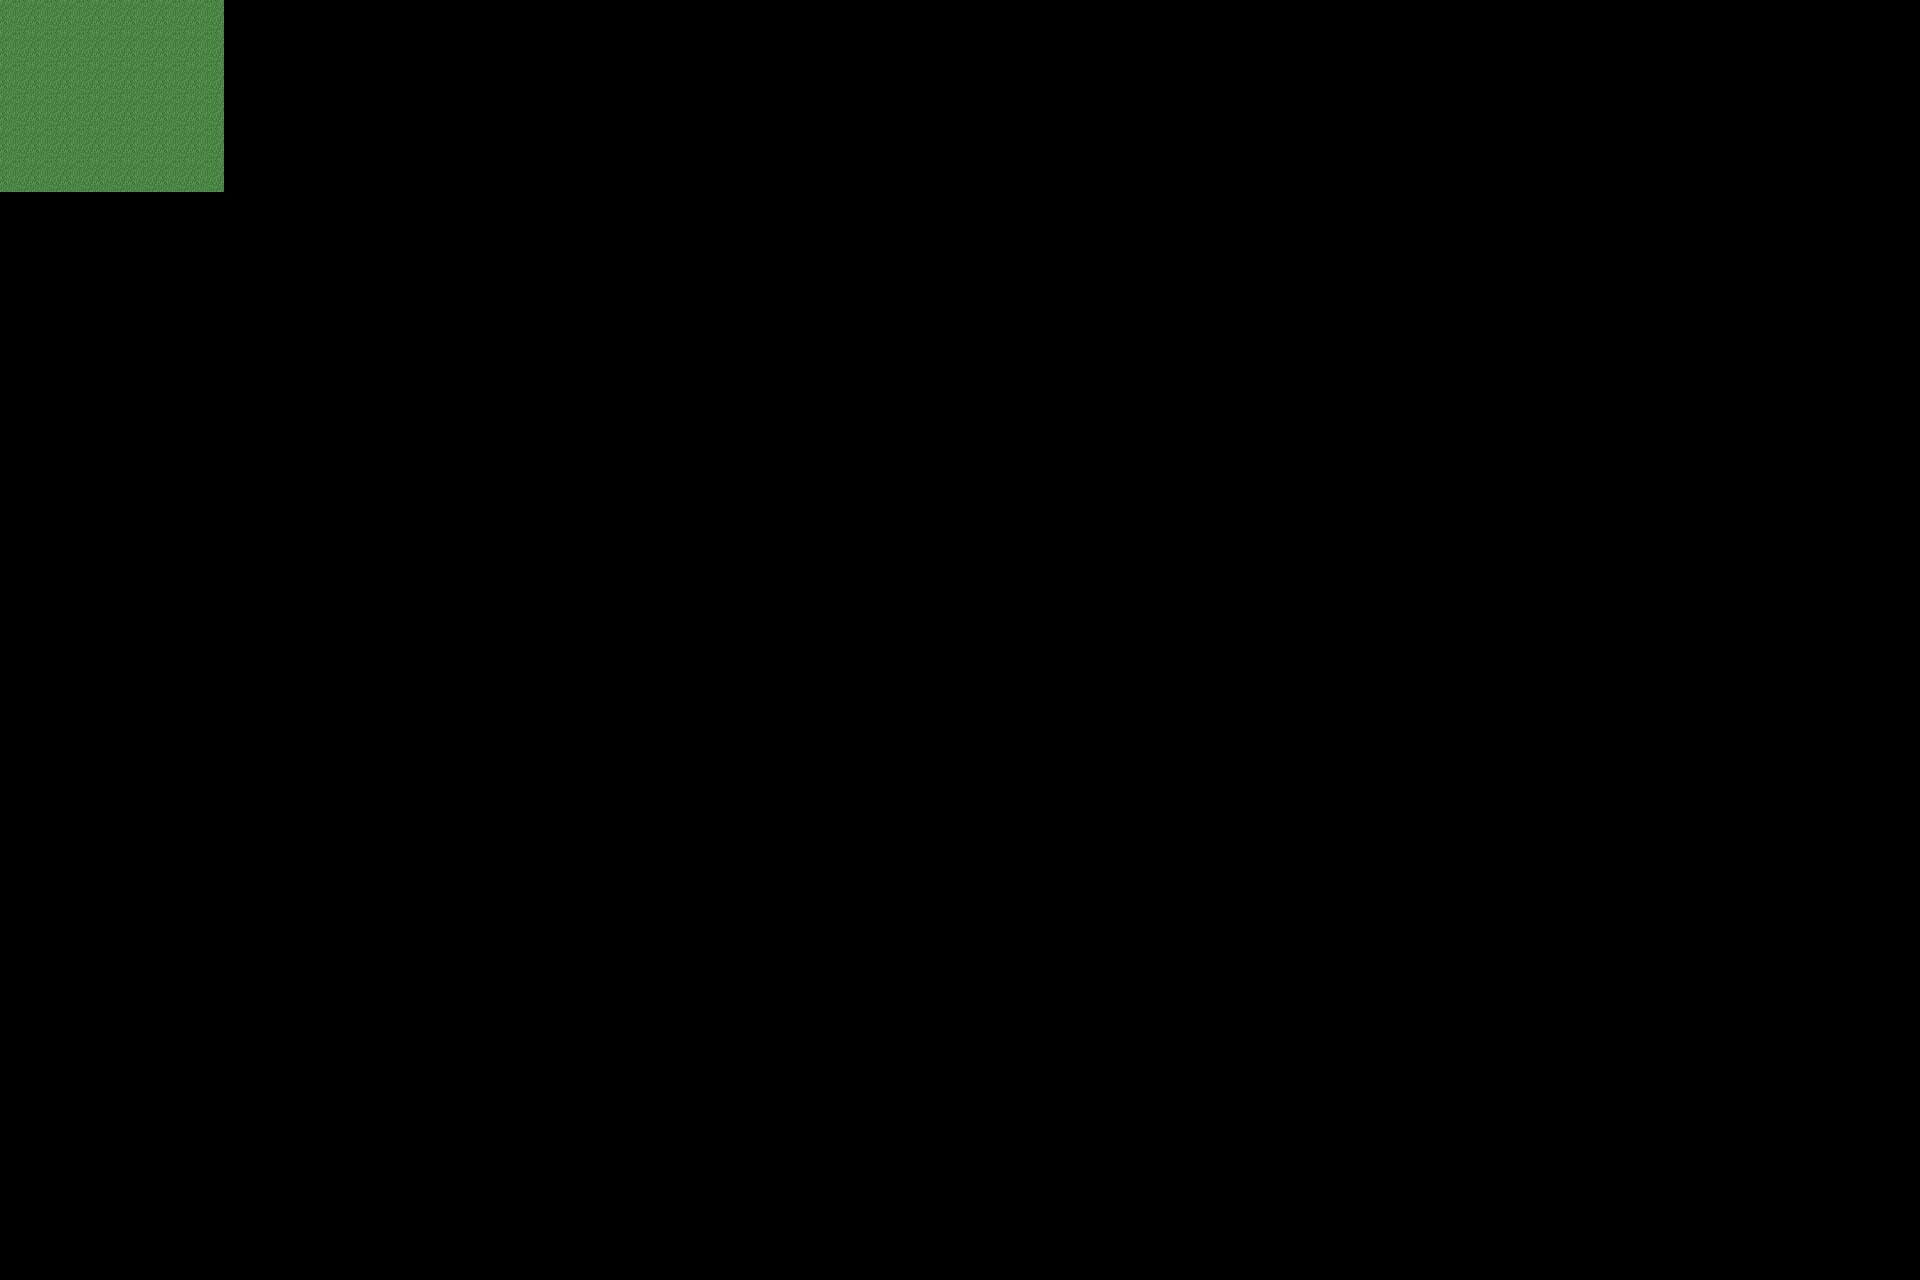

A 2D game scene composited from a Tiled map and its tileset images. What follows is a short description and the map's XML, with every tile layer's data as written:
An orthogonal 60x40 tile map with 32x32 px tiles, 1 tile layer (图块层 1).

<map version="1.10" tiledversion="1.10.1" orientation="orthogonal" renderorder="right-down" width="60" height="40" tilewidth="32" tileheight="32" infinite="0" nextlayerid="2" nextobjectid="1">
 <tileset firstgid="1" source="map1.tsx" />
 <layer id="1" name="图块层 1" width="60" height="40">
  <data encoding="csv">
1,1,1,1,1,1,1,0,0,0,0,0,0,0,0,0,0,0,0,0,0,0,0,0,0,0,0,0,0,0,0,0,0,0,0,0,0,0,0,0,0,0,0,0,0,0,0,0,0,0,0,0,0,0,0,0,0,0,0,0,
1,1,1,1,1,1,1,0,0,0,0,0,0,0,0,0,0,0,0,0,0,0,0,0,0,0,0,0,0,0,0,0,0,0,0,0,0,0,0,0,0,0,0,0,0,0,0,0,0,0,0,0,0,0,0,0,0,0,0,0,
1,1,1,1,1,1,1,0,0,0,0,0,0,0,0,0,0,0,0,0,0,0,0,0,0,0,0,0,0,0,0,0,0,0,0,0,0,0,0,0,0,0,0,0,0,0,0,0,0,0,0,0,0,0,0,0,0,0,0,0,
1,1,1,1,1,1,1,0,0,0,0,0,0,0,0,0,0,0,0,0,0,0,0,0,0,0,0,0,0,0,0,0,0,0,0,0,0,0,0,0,0,0,0,0,0,0,0,0,0,0,0,0,0,0,0,0,0,0,0,0,
1,1,1,1,1,1,1,0,0,0,0,0,0,0,0,0,0,0,0,0,0,0,0,0,0,0,0,0,0,0,0,0,0,0,0,0,0,0,0,0,0,0,0,0,0,0,0,0,0,0,0,0,0,0,0,0,0,0,0,0,
1,1,1,1,1,1,1,0,0,0,0,0,0,0,0,0,0,0,0,0,0,0,0,0,0,0,0,0,0,0,0,0,0,0,0,0,0,0,0,0,0,0,0,0,0,0,0,0,0,0,0,0,0,0,0,0,0,0,0,0,
0,0,0,0,0,0,0,0,0,0,0,0,0,0,0,0,0,0,0,0,0,0,0,0,0,0,0,0,0,0,0,0,0,0,0,0,0,0,0,0,0,0,0,0,0,0,0,0,0,0,0,0,0,0,0,0,0,0,0,0,
0,0,0,0,0,0,0,0,0,0,0,0,0,0,0,0,0,0,0,0,0,0,0,0,0,0,0,0,0,0,0,0,0,0,0,0,0,0,0,0,0,0,0,0,0,0,0,0,0,0,0,0,0,0,0,0,0,0,0,0,
0,0,0,0,0,0,0,0,0,0,0,0,0,0,0,0,0,0,0,0,0,0,0,0,0,0,0,0,0,0,0,0,0,0,0,0,0,0,0,0,0,0,0,0,0,0,0,0,0,0,0,0,0,0,0,0,0,0,0,0,
0,0,0,0,0,0,0,0,0,0,0,0,0,0,0,0,0,0,0,0,0,0,0,0,0,0,0,0,0,0,0,0,0,0,0,0,0,0,0,0,0,0,0,0,0,0,0,0,0,0,0,0,0,0,0,0,0,0,0,0,
0,0,0,0,0,0,0,0,0,0,0,0,0,0,0,0,0,0,0,0,0,0,0,0,0,0,0,0,0,0,0,0,0,0,0,0,0,0,0,0,0,0,0,0,0,0,0,0,0,0,0,0,0,0,0,0,0,0,0,0,
0,0,0,0,0,0,0,0,0,0,0,0,0,0,0,0,0,0,0,0,0,0,0,0,0,0,0,0,0,0,0,0,0,0,0,0,0,0,0,0,0,0,0,0,0,0,0,0,0,0,0,0,0,0,0,0,0,0,0,0,
0,0,0,0,0,0,0,0,0,0,0,0,0,0,0,0,0,0,0,0,0,0,0,0,0,0,0,0,0,0,0,0,0,0,0,0,0,0,0,0,0,0,0,0,0,0,0,0,0,0,0,0,0,0,0,0,0,0,0,0,
0,0,0,0,0,0,0,0,0,0,0,0,0,0,0,0,0,0,0,0,0,0,0,0,0,0,0,0,0,0,0,0,0,0,0,0,0,0,0,0,0,0,0,0,0,0,0,0,0,0,0,0,0,0,0,0,0,0,0,0,
0,0,0,0,0,0,0,0,0,0,0,0,0,0,0,0,0,0,0,0,0,0,0,0,0,0,0,0,0,0,0,0,0,0,0,0,0,0,0,0,0,0,0,0,0,0,0,0,0,0,0,0,0,0,0,0,0,0,0,0,
0,0,0,0,0,0,0,0,0,0,0,0,0,0,0,0,0,0,0,0,0,0,0,0,0,0,0,0,0,0,0,0,0,0,0,0,0,0,0,0,0,0,0,0,0,0,0,0,0,0,0,0,0,0,0,0,0,0,0,0,
0,0,0,0,0,0,0,0,0,0,0,0,0,0,0,0,0,0,0,0,0,0,0,0,0,0,0,0,0,0,0,0,0,0,0,0,0,0,0,0,0,0,0,0,0,0,0,0,0,0,0,0,0,0,0,0,0,0,0,0,
0,0,0,0,0,0,0,0,0,0,0,0,0,0,0,0,0,0,0,0,0,0,0,0,0,0,0,0,0,0,0,0,0,0,0,0,0,0,0,0,0,0,0,0,0,0,0,0,0,0,0,0,0,0,0,0,0,0,0,0,
0,0,0,0,0,0,0,0,0,0,0,0,0,0,0,0,0,0,0,0,0,0,0,0,0,0,0,0,0,0,0,0,0,0,0,0,0,0,0,0,0,0,0,0,0,0,0,0,0,0,0,0,0,0,0,0,0,0,0,0,
0,0,0,0,0,0,0,0,0,0,0,0,0,0,0,0,0,0,0,0,0,0,0,0,0,0,0,0,0,0,0,0,0,0,0,0,0,0,0,0,0,0,0,0,0,0,0,0,0,0,0,0,0,0,0,0,0,0,0,0,
0,0,0,0,0,0,0,0,0,0,0,0,0,0,0,0,0,0,0,0,0,0,0,0,0,0,0,0,0,0,0,0,0,0,0,0,0,0,0,0,0,0,0,0,0,0,0,0,0,0,0,0,0,0,0,0,0,0,0,0,
0,0,0,0,0,0,0,0,0,0,0,0,0,0,0,0,0,0,0,0,0,0,0,0,0,0,0,0,0,0,0,0,0,0,0,0,0,0,0,0,0,0,0,0,0,0,0,0,0,0,0,0,0,0,0,0,0,0,0,0,
0,0,0,0,0,0,0,0,0,0,0,0,0,0,0,0,0,0,0,0,0,0,0,0,0,0,0,0,0,0,0,0,0,0,0,0,0,0,0,0,0,0,0,0,0,0,0,0,0,0,0,0,0,0,0,0,0,0,0,0,
0,0,0,0,0,0,0,0,0,0,0,0,0,0,0,0,0,0,0,0,0,0,0,0,0,0,0,0,0,0,0,0,0,0,0,0,0,0,0,0,0,0,0,0,0,0,0,0,0,0,0,0,0,0,0,0,0,0,0,0,
0,0,0,0,0,0,0,0,0,0,0,0,0,0,0,0,0,0,0,0,0,0,0,0,0,0,0,0,0,0,0,0,0,0,0,0,0,0,0,0,0,0,0,0,0,0,0,0,0,0,0,0,0,0,0,0,0,0,0,0,
0,0,0,0,0,0,0,0,0,0,0,0,0,0,0,0,0,0,0,0,0,0,0,0,0,0,0,0,0,0,0,0,0,0,0,0,0,0,0,0,0,0,0,0,0,0,0,0,0,0,0,0,0,0,0,0,0,0,0,0,
0,0,0,0,0,0,0,0,0,0,0,0,0,0,0,0,0,0,0,0,0,0,0,0,0,0,0,0,0,0,0,0,0,0,0,0,0,0,0,0,0,0,0,0,0,0,0,0,0,0,0,0,0,0,0,0,0,0,0,0,
0,0,0,0,0,0,0,0,0,0,0,0,0,0,0,0,0,0,0,0,0,0,0,0,0,0,0,0,0,0,0,0,0,0,0,0,0,0,0,0,0,0,0,0,0,0,0,0,0,0,0,0,0,0,0,0,0,0,0,0,
0,0,0,0,0,0,0,0,0,0,0,0,0,0,0,0,0,0,0,0,0,0,0,0,0,0,0,0,0,0,0,0,0,0,0,0,0,0,0,0,0,0,0,0,0,0,0,0,0,0,0,0,0,0,0,0,0,0,0,0,
0,0,0,0,0,0,0,0,0,0,0,0,0,0,0,0,0,0,0,0,0,0,0,0,0,0,0,0,0,0,0,0,0,0,0,0,0,0,0,0,0,0,0,0,0,0,0,0,0,0,0,0,0,0,0,0,0,0,0,0,
0,0,0,0,0,0,0,0,0,0,0,0,0,0,0,0,0,0,0,0,0,0,0,0,0,0,0,0,0,0,0,0,0,0,0,0,0,0,0,0,0,0,0,0,0,0,0,0,0,0,0,0,0,0,0,0,0,0,0,0,
0,0,0,0,0,0,0,0,0,0,0,0,0,0,0,0,0,0,0,0,0,0,0,0,0,0,0,0,0,0,0,0,0,0,0,0,0,0,0,0,0,0,0,0,0,0,0,0,0,0,0,0,0,0,0,0,0,0,0,0,
0,0,0,0,0,0,0,0,0,0,0,0,0,0,0,0,0,0,0,0,0,0,0,0,0,0,0,0,0,0,0,0,0,0,0,0,0,0,0,0,0,0,0,0,0,0,0,0,0,0,0,0,0,0,0,0,0,0,0,0,
0,0,0,0,0,0,0,0,0,0,0,0,0,0,0,0,0,0,0,0,0,0,0,0,0,0,0,0,0,0,0,0,0,0,0,0,0,0,0,0,0,0,0,0,0,0,0,0,0,0,0,0,0,0,0,0,0,0,0,0,
0,0,0,0,0,0,0,0,0,0,0,0,0,0,0,0,0,0,0,0,0,0,0,0,0,0,0,0,0,0,0,0,0,0,0,0,0,0,0,0,0,0,0,0,0,0,0,0,0,0,0,0,0,0,0,0,0,0,0,0,
0,0,0,0,0,0,0,0,0,0,0,0,0,0,0,0,0,0,0,0,0,0,0,0,0,0,0,0,0,0,0,0,0,0,0,0,0,0,0,0,0,0,0,0,0,0,0,0,0,0,0,0,0,0,0,0,0,0,0,0,
0,0,0,0,0,0,0,0,0,0,0,0,0,0,0,0,0,0,0,0,0,0,0,0,0,0,0,0,0,0,0,0,0,0,0,0,0,0,0,0,0,0,0,0,0,0,0,0,0,0,0,0,0,0,0,0,0,0,0,0,
0,0,0,0,0,0,0,0,0,0,0,0,0,0,0,0,0,0,0,0,0,0,0,0,0,0,0,0,0,0,0,0,0,0,0,0,0,0,0,0,0,0,0,0,0,0,0,0,0,0,0,0,0,0,0,0,0,0,0,0,
0,0,0,0,0,0,0,0,0,0,0,0,0,0,0,0,0,0,0,0,0,0,0,0,0,0,0,0,0,0,0,0,0,0,0,0,0,0,0,0,0,0,0,0,0,0,0,0,0,0,0,0,0,0,0,0,0,0,0,0,
0,0,0,0,0,0,0,0,0,0,0,0,0,0,0,0,0,0,0,0,0,0,0,0,0,0,0,0,0,0,0,0,0,0,0,0,0,0,0,0,0,0,0,0,0,0,0,0,0,0,0,0,0,0,0,0,0,0,0,0
</data>
 </layer>
</map>
